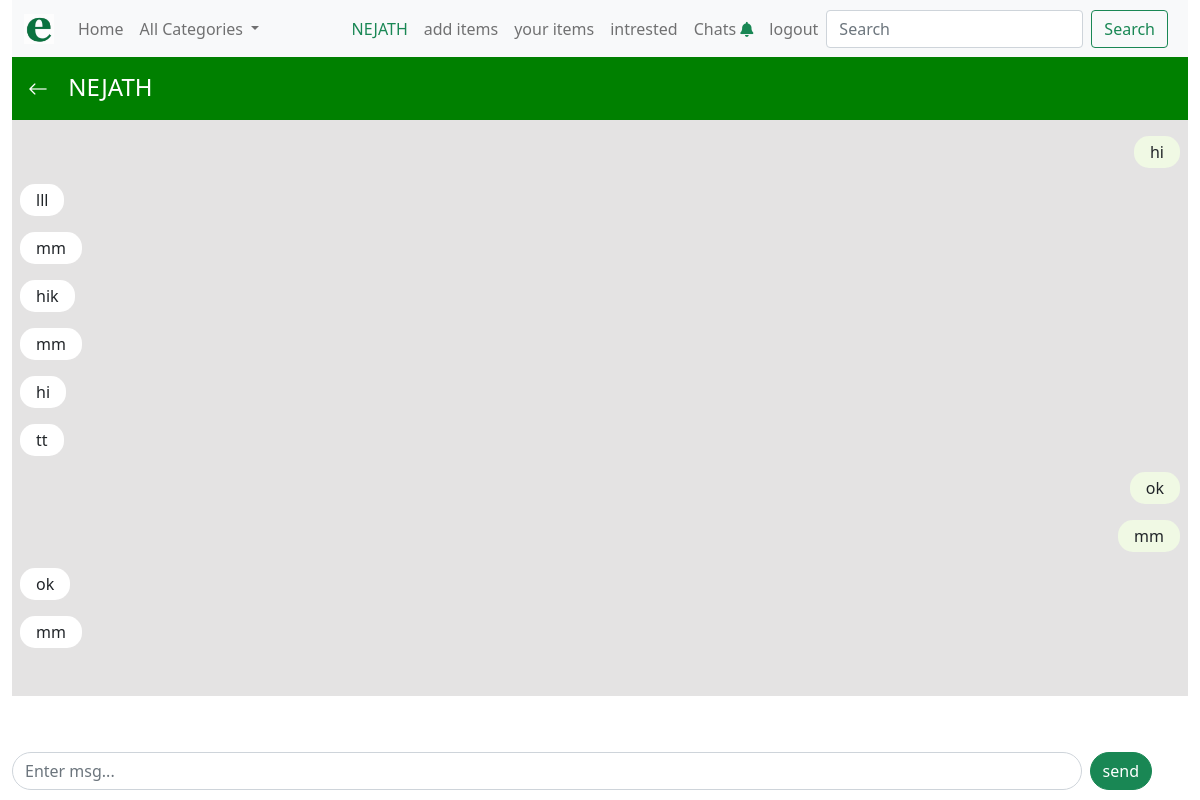
Before: /chats/messagebox/2/11 (signed in) with the older database file.
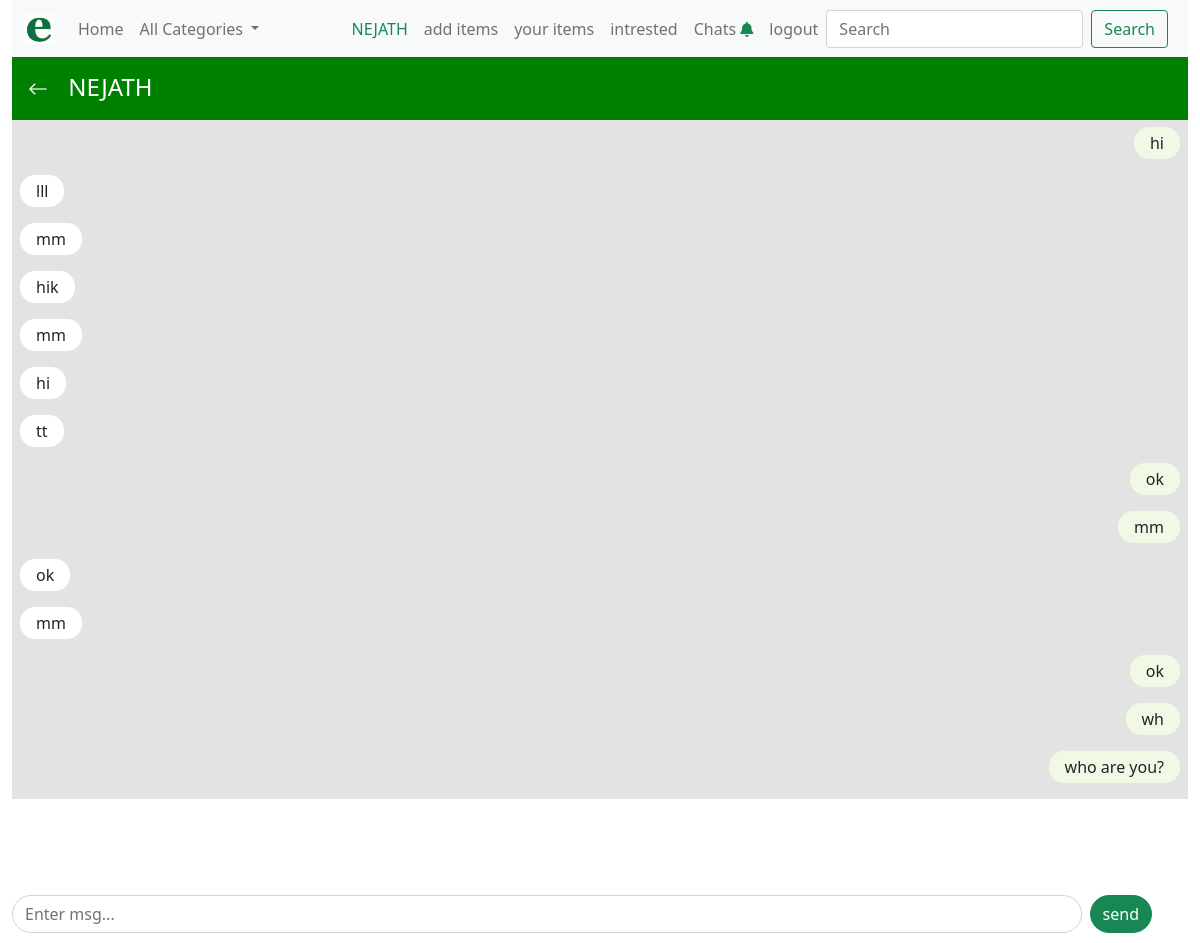
After: the same page with the newer database file.
### chats/models.py (models this page shows)
class Message(models.Model):
    sender=models.ForeignKey(User,on_delete=models.CASCADE)
    content=models.CharField(max_length=30,)
    conversation= models.ForeignKey(Conversation,on_delete=models.CASCADE)
    timestamp = models.DateTimeField(auto_now_add=True)

### chats/views.py (the view, shortened to what this page needs)
# urls.py: path('messagebox/<int:p>/<int:item_id>',views.messagebox,name='messagebox'),
@login_required
def messagebox(request,p,item_id=None):
    item = None
    if item_id:
       item=Products.objects.get(id=item_id)
    m={}
    s=request.user
    r=User.objects.get(id=p)
    conv=Conversation.objects.filter(participants=s).filter(participants=r).first()
    if conv:
        m=Message.objects.filter(conversation=conv).order_by('timestamp')
        if request.user != conv.latest_message.sender:
            conv.notification=False
            conv.save()
    return render(request, 'messagebox.html',{'m':m,'r':r,'item':item} )

### cart/context_processors.py (called while the page is built)
def like_counter(request):
    like_count = 0
    if request.user.is_authenticated:
        user = request.user
        try:
            likes = Liked.objects.filter(user=user)
            for i in likes:
                like_count += 1
        except:
            like_count = None
    return {'like_count': like_count}

### chats/context_processors.py (called while the page is built)
def conv_noti(request):
    n=False
    if request.user.is_authenticated:
        u = request.user
        c = Conversation.objects.filter(participants=u).filter(notification=True)
        for i in c:
            if(i.latest_message.sender != u):
                n=True
                break
            else:
                pass
        else:
            pass
    return {'n':n}

### shop/context_processors.py (called while the page is built)
def menu_links(request):
    links=Category.objects.all()
    return {'links':links}

### templates/messagebox.html (shortened to what this page needs)
{% extends 'base.html' %}
{% load static %}
{% block content%}
<div style="background-color:green;color:white" class="p-3 ">
    {% if item %}
        <a href="{% url 'shop:item_details' item.id %}" class="me-3" style="text-decoration:none;color:white">
            <i class="bi bi-arrow-left" style="font-size:20px;"></i>
        </a>
     {% else %}
          <a href="{% url 'chats:yourchats' %}" class="me-3" style="text-decoration:none;color:white">
              <i class="bi bi-arrow-left" style="font-size:20px;"></i>
          </a>
     {% endif %}
    <h4 style="text-transform:uppercase;display:inline">{{ r.username }}</h4>
</div>
<div style="overflow:auto;height:72vh;background-color:#e4e3e3" class="pt-3" id="mb">
{% for i in m %}
    {% if request.user == i.sender %}
        <div class="mx-2">
            <div style="background-color:#f0f9e4;width:fit-content;border-radius:15px;margin-left:auto">
               <p class="p-1 px-3">{{i.content}}</p>
            </div>
        </div>
    {% else %}
        <div class="mx-2">
            <div style="background-color:white;width:fit-content;border-radius:15px;">
               <p  class="p-1 px-3">{{i.content}}</p>
            </div>
        </div>
    {% endif %}
        {% empty %}
            <p>no message</p>
        {% endfor %}
</div>
<div>
   <form method="POST" class="form form-center" style="width:100%">
    <div class="" style="position:fixed;bottom:10px;width:95%">
        <input type="submit" class="btn btn-success" value="send" style="float:right;border-radius:20px" id="sb">
            <div style="padding-right: .5em;overflow:hidden;">
                <input type="text" class="form-control i" style="" name="msg" placeholder="Enter msg..." id="mi">
            </div>
    </div>
</form>
</div>
{% endblock%}

Changed rows visible on the page:
added Message: content "ok"
added Message: content "wh"
added Message: content "who are you?"
